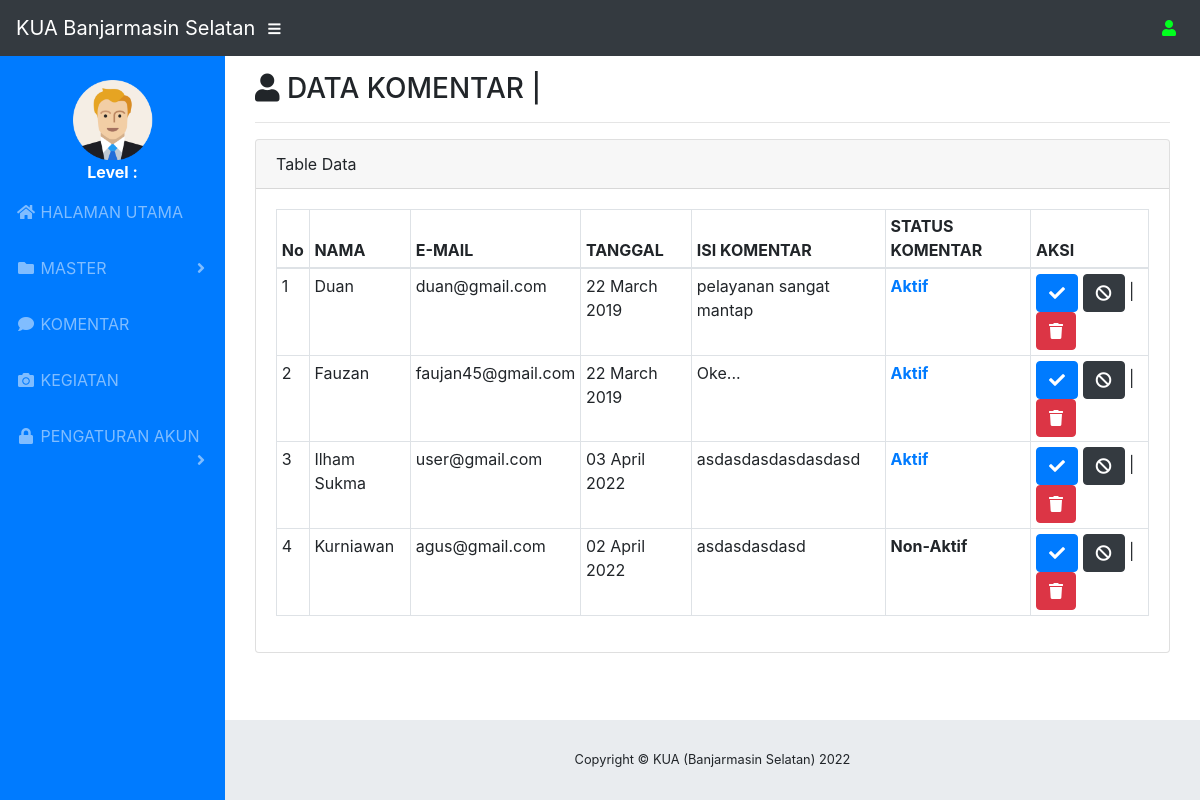
/4m1nKu4_bjm_Sel/akun/komen.php, run on the app's committed database.
### tables this page shows
CREATE TABLE IF NOT EXISTS `tbl_komentar` (
  `id_komen` int(11) NOT NULL,
  `nama` varchar(50) NOT NULL,
  `email` varchar(50) NOT NULL,
  `subjek` varchar(40) NOT NULL,
  `date` datetime NOT NULL,
  `pesan` text NOT NULL,
  `stat_aktif` varchar(2) NOT NULL
);

### 4m1nKu4_bjm_Sel/akun/komen.php (the view, shortened to what this page needs)
<?php
    include "header.php";
    ?>
    <div class="container-fluid">
        <h3><span class="fas fa-user"></span> DATA KOMENTAR | </h3>
        <hr>
        <div class="card mb-3">
            <div class="card-header ">
               Table Data
            </div>
            <div class="card-body">
                <div class="table-responsive">
                    <table class="table table-bordered table-sm" width="100%" cellspacing="0">
                        <thead>
                            <tr>
                                <th>No </th>
                                <th>NAMA</th>
                                <th>E-MAIL</th>
                                <th>TANGGAL</th>
                                <th>ISI KOMENTAR</th>
                                <th>STATUS KOMENTAR</th>
                                <th>AKSI</th>
                            </tr>
                        </thead>
                        <tbody> <?php
                            $no = 1;
                            $qry = mysql_query("SELECT * FROM tbl_komentar");
                            while ($b = mysql_fetch_array($qry)) {
                             $status = $b['stat_aktif'];
                            ?>
                                <tr>
                                    <td><?php echo $no++ ?></td>
                                    <td><?php echo $b['nama'] ?></td>
                                    <td><?php echo $b['email'] ?></td>
                                    <td><?php echo date('d F Y', strtotime($b['date'])) ?></td>
                                    <td><?php echo $b['pesan'] ?></td>
                                    <td><?php
										 if ($status == 'Y') {
                                             print("<font color='#007BFF'><b>Aktif</b></font>");
                                            ?>
                                            <?php
                                            } elseif ($status == 'N') {
                                                print("<font><b>Non-Aktif</font>") ;
                                            }
                                            ?></td>
                                    <td><a href="komen_active.php?id_komen=<?php echo $b['id_komen']; ?>" class=" btn btn-primary"><span class="fas fa-check"></span><a>
                                        <a href="komen_non.php?id_komen=<?php echo $b['id_komen']; ?>" class=" btn btn-dark"><span class="fas fa-ban"></span></a> |
                                        <a onclick="return confirm('Apakah anda yakin ?')" href="komen_dele.php?id_komen=<?php echo $b['id_komen']; ?>"class=" btn btn-danger"><span class="fas fa-trash"></span></a>
                                        </td>
                                </tr>
                            <?php
                                }
                                ?>
                        </tbody>
                    </table>
                </div>
            </div>
        </div>
    </div>
    <?php
        include "footer.php"
        ?>

### data on the page
tbl_komentar: nama "Duan", email "duan@gmail.com", date "22 March 2019", pesan "pelayanan sangat mantap", stat_aktif "Aktif"
tbl_komentar: nama "Fauzan", email "faujan45@gmail.com", date "22 March 2019", pesan "Oke...", stat_aktif "Aktif"
tbl_komentar: nama "Ilham Sukma", email "user@gmail.com", date "03 April 2022", pesan "asdasdasdasdasdasd", stat_aktif "Aktif"
tbl_komentar: nama "Kurniawan", email "agus@gmail.com", date "02 April 2022", pesan "asdasdasdasd", stat_aktif "Non-Aktif"
